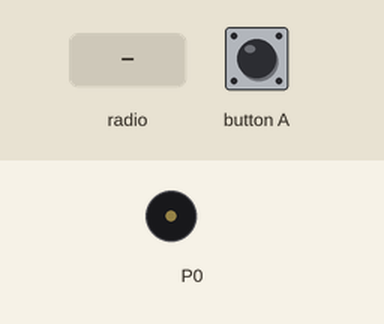
Simulated run of this program. Board: BBC micro:bit (MakeCode). Shown: buzzer (waves = sounding). The test bench sets the inputs (shaded band). No radio messages arrive unless stated (any console line starting 'radio sent:' is added by the test bench); what the program prints to the serial console is not drawn.

Above: at 1.2 s.
1.3 s: radio message "0" arrives
At 1.36 s:
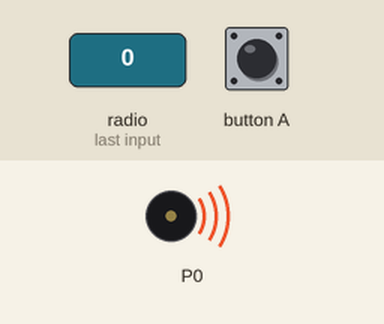
2.9 s: button A pressed for 0.15 s
Timing chart, 0 to 5.9 s (numbered marks = the images above; inputs shaded):
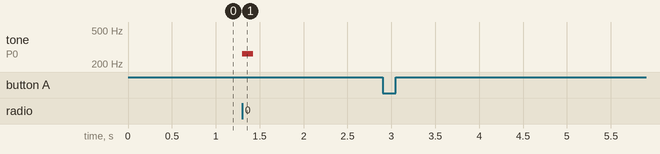

Measured:
- after the input at 1.3 s, tone on P0: silent → 262 Hz at once, → silent 0.13 s later
- after the input at 2.9 s, every drawn part: stays the same

The program:

main.ts
```typescript
radio.onReceivedNumber(function (receivedNumber) {
    if (receivedNumber == 0) {
        music.playTone(262, music.beat(BeatFraction.Quarter))
    } else {
        music.stopAllSounds()
    }
})
music.setVolume(60)
basic.forever(function () {
    if (input.buttonIsPressed(Button.A)) {
        radio.sendNumber(0)
    } else {
        radio.sendNumber(1)
    }
})
```

test.ts
```typescript
// 在此处测试；当此软件包作为插件使用时，将不会编译此软件包。
```
